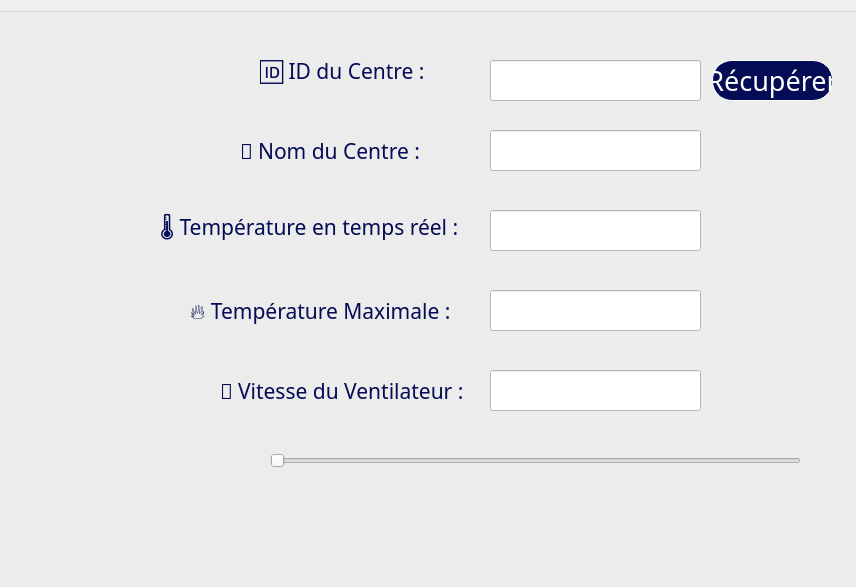
<?xml version="1.0" encoding="UTF-8"?>
<ui version="4.0">
 <class>Dialog</class>
 <widget class="QDialog" name="Dialog">
  <property name="geometry">
   <rect>
    <x>0</x>
    <y>0</y>
    <width>856</width>
    <height>587</height>
   </rect>
  </property>
  <property name="windowTitle">
   <string>Dialog</string>
  </property>
  <widget class="QGroupBox" name="groupBox">
   <property name="geometry">
    <rect>
     <x>-90</x>
     <y>-30</y>
     <width>951</width>
     <height>631</height>
    </rect>
   </property>
   <property name="font">
    <font>
     <family>Perpetua</family>
     <pointsize>20</pointsize>
    </font>
   </property>
   <property name="styleSheet">
    <string notr="true">QGroupBox{background-image: url(:/resources/background.png);}</string>
   </property>
   <property name="title">
    <string>GroupBox</string>
   </property>
   <widget class="QLineEdit" name="tmp">
    <property name="geometry">
     <rect>
      <x>580</x>
      <y>240</y>
      <width>211</width>
      <height>41</height>
     </rect>
    </property>
    <property name="styleSheet">
     <string notr="true">background-color: rgb(255, 255, 255);
color: rgb(0, 0, 0);</string>
    </property>
    <property name="readOnly">
     <bool>true</bool>
    </property>
   </widget>
   <widget class="QLabel" name="label">
    <property name="geometry">
     <rect>
      <x>250</x>
      <y>240</y>
      <width>311</width>
      <height>41</height>
     </rect>
    </property>
    <property name="font">
     <font>
      <family>Perpetua</family>
      <pointsize>16</pointsize>
     </font>
    </property>
    <property name="styleSheet">
     <string notr="true">color:#030C54;
border:none;</string>
    </property>
    <property name="text">
     <string>🌡️ Température en temps réel :</string>
    </property>
   </widget>
   <widget class="QLabel" name="label_2">
    <property name="geometry">
     <rect>
      <x>330</x>
      <y>160</y>
      <width>251</width>
      <height>41</height>
     </rect>
    </property>
    <property name="font">
     <font>
      <family>Perpetua</family>
      <pointsize>16</pointsize>
     </font>
    </property>
    <property name="styleSheet">
     <string notr="true">color:#030C54;
border:none;</string>
    </property>
    <property name="text">
     <string>🏢 Nom du Centre :</string>
    </property>
   </widget>
   <widget class="QLineEdit" name="name">
    <property name="geometry">
     <rect>
      <x>580</x>
      <y>160</y>
      <width>211</width>
      <height>41</height>
     </rect>
    </property>
    <property name="styleSheet">
     <string notr="true">background-color: rgb(255, 255, 255);
color: rgb(0, 0, 0);</string>
    </property>
   </widget>
   <widget class="QLabel" name="label_3">
    <property name="geometry">
     <rect>
      <x>280</x>
      <y>320</y>
      <width>281</width>
      <height>41</height>
     </rect>
    </property>
    <property name="font">
     <font>
      <family>Perpetua</family>
      <pointsize>16</pointsize>
     </font>
    </property>
    <property name="styleSheet">
     <string notr="true">color:#030C54;
border:none;</string>
    </property>
    <property name="text">
     <string>🔥 Température Maximale :</string>
    </property>
   </widget>
   <widget class="QLineEdit" name="ctmp">
    <property name="geometry">
     <rect>
      <x>580</x>
      <y>320</y>
      <width>211</width>
      <height>41</height>
     </rect>
    </property>
    <property name="styleSheet">
     <string notr="true">background-color: rgb(255, 255, 255);
color: rgb(0, 0, 0);</string>
    </property>
    <property name="readOnly">
     <bool>false</bool>
    </property>
   </widget>
   <widget class="QLabel" name="label_4">
    <property name="geometry">
     <rect>
      <x>310</x>
      <y>400</y>
      <width>271</width>
      <height>41</height>
     </rect>
    </property>
    <property name="font">
     <font>
      <family>Perpetua</family>
      <pointsize>16</pointsize>
     </font>
    </property>
    <property name="styleSheet">
     <string notr="true">color:#030C54;
border:none;
</string>
    </property>
    <property name="text">
     <string>💨 Vitesse du Ventilateur :</string>
    </property>
   </widget>
   <widget class="QLineEdit" name="vitesse">
    <property name="geometry">
     <rect>
      <x>580</x>
      <y>400</y>
      <width>211</width>
      <height>41</height>
     </rect>
    </property>
    <property name="styleSheet">
     <string notr="true">color: rgb(0, 0, 0);
background-color: rgb(255, 255, 255);</string>
    </property>
    <property name="readOnly">
     <bool>true</bool>
    </property>
   </widget>
   <widget class="QSlider" name="slider">
    <property name="geometry">
     <rect>
      <x>360</x>
      <y>470</y>
      <width>531</width>
      <height>41</height>
     </rect>
    </property>
    <property name="orientation">
     <enum>Qt::Orientation::Horizontal</enum>
    </property>
   </widget>
   <widget class="QLabel" name="label_5">
    <property name="geometry">
     <rect>
      <x>350</x>
      <y>80</y>
      <width>301</width>
      <height>41</height>
     </rect>
    </property>
    <property name="font">
     <font>
      <family>Perpetua</family>
      <pointsize>16</pointsize>
     </font>
    </property>
    <property name="styleSheet">
     <string notr="true">color:#030C54;
border:none;</string>
    </property>
    <property name="text">
     <string>🆔 ID du Centre :</string>
    </property>
   </widget>
   <widget class="QLineEdit" name="id">
    <property name="geometry">
     <rect>
      <x>580</x>
      <y>90</y>
      <width>211</width>
      <height>41</height>
     </rect>
    </property>
    <property name="styleSheet">
     <string notr="true">background-color: rgb(255, 255, 255);
color: rgb(0, 0, 0);</string>
    </property>
    <property name="readOnly">
     <bool>false</bool>
    </property>
   </widget>
   <widget class="QPushButton" name="rp">
    <property name="geometry">
     <rect>
      <x>802</x>
      <y>90</y>
      <width>121</width>
      <height>41</height>
     </rect>
    </property>
    <property name="styleSheet">
     <string notr="true">border:1px solid white;
border-radius:20px;
background-color:#030C54;
color:white;
background-image: url(:/resources/background.png);</string>
    </property>
    <property name="text">
     <string>Récupérer</string>
    </property>
   </widget>
  </widget>
 </widget>
 <resources/>
 <connections/>
</ui>
